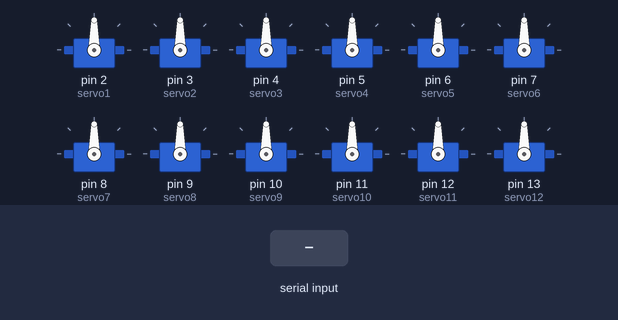
Bench run of a sketch on a simulated Arduino Uno, built with avr-gcc and run on an emulated ATmega328P. Parts: 12 × servo. Inputs (shaded band) come from the test bench. What the sketch prints to the serial monitor is not drawn.

Above: at 1.4 s.
1.5 s: "1" received over Serial
At 1.6 s:
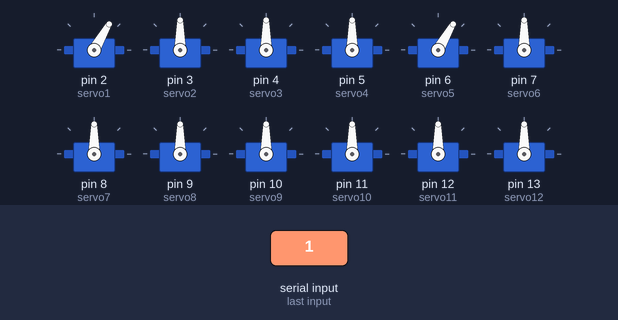
3.4 s: byte 99 ('c') received over Serial
At 3.8 s:
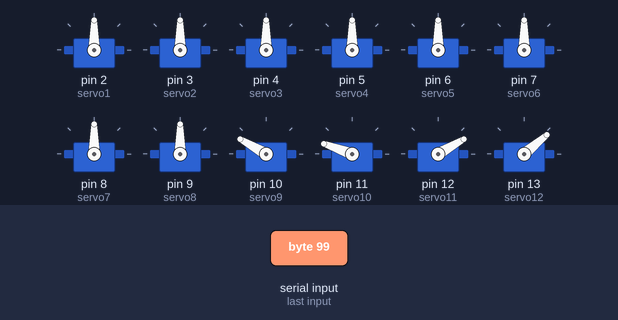
6.4 s: byte 114 ('r') received over Serial
At 6.95 s:
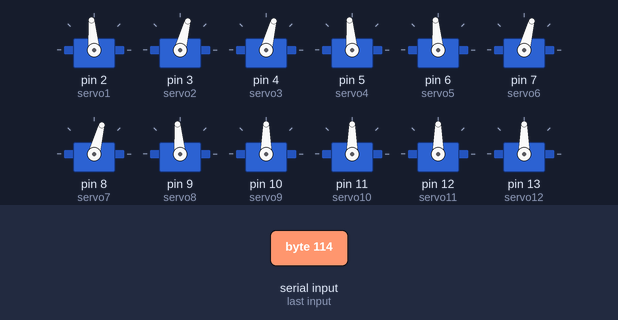
9.4 s: byte 98 ('b') received over Serial
At 9.6 s:
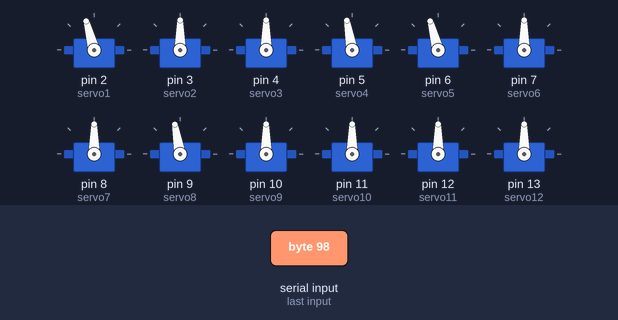
12.4 s: byte 108 ('l') received over Serial
At 12.95 s:
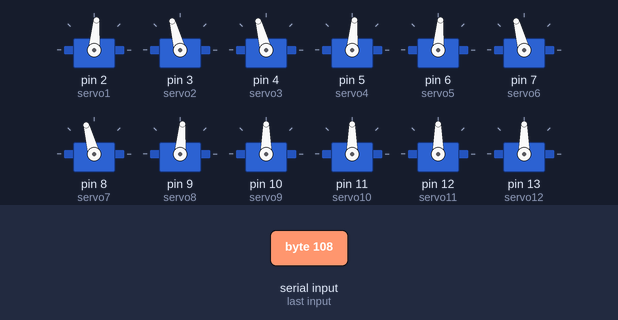
15.4 s: "2" received over Serial
At 15.5 s:
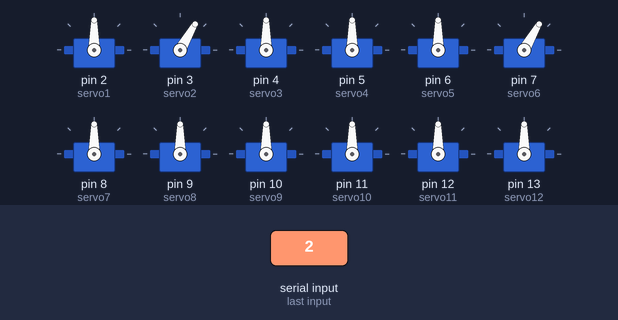
Timing chart, 0 to 18.3 s (numbered marks = the images above; inputs shaded):
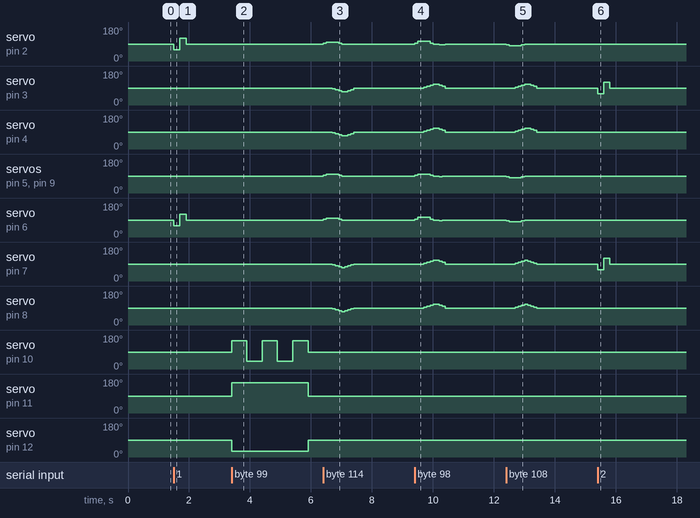

Measured:
- after the input at 1.5 s, servo on pin 2 (servo1), servo on pin 6 (servo5): 90° → 60° at once, → 120° 0.20 s later, → 90° 0.20 s later
- after the input at 3.4 s, servo on pin 10 (servo9): 90° → 150° at once, then repeats every 1.0 s: 40° 0.50 s, 150° 0.50 s; servo on pin 11 (servo10): 90° → 160° at once, → 90° 2.5 s later; servo on pin 12 (servo11): 90° → 30° at once, → 90° 2.5 s later; servo on pin 13 (servo12): 90° → 40° at once, then repeats every 1.0 s: 150° 0.50 s, 40° 0.50 s
- after the input at 6.4 s, servo on pin 2 (servo1): 90° → 95° at once, → 100° 0.10 s later, → 95° 0.40 s later, → 90° 0.10 s later; servo on pin 3 (servo2): 90° → 85° after 0.30 s, → 80° 0.10 s later, → 75° 0.10 s later, → 70° 0.10 s later, … (7 changes in this stretch)
- after the input at 9.4 s, servo on pin 2 (servo1): 90° → 95° at once, → 105° 0.10 s later, → 95° 0.40 s later, → 90° 0.10 s later, … (6 changes in this stretch); servo on pin 3 (servo2): 90° → 95° after 0.30 s, → 100° 0.10 s later, → 105° 0.10 s later, → 110° 0.10 s later, … (7 changes in this stretch)
- after the input at 12.4 s, servo on pin 2 (servo1): 90° → 85° at once, → 80° 0.10 s later, → 85° 0.40 s later, → 90° 0.10 s later; servo on pin 3 (servo2): 90° → 95° after 0.30 s, → 100° 0.10 s later, → 105° 0.10 s later, → 110° 0.10 s later, … (7 changes in this stretch)
- after the input at 15.4 s, servo on pin 3 (servo2), servo on pin 7 (servo6): 90° → 60° at once, → 120° 0.20 s later, → 90° 0.20 s later

The sketch:

Humanoid_15_DOF_V2.ino
```cpp
// Humanoid 17 DOF Serial Version 2
// Jan 2016 by Bob Davis
// Mapped as D2 is servo1
// Mapped as D3 is servo2
// Etc.
// f=forward, b=back
// r=right l=left
// w=wave s=sit
// c=clap

//#define SERVOS_PER_TIMER 16
#include <Servo.h>

// Define our Servo's
Servo servo1; // Left Ankle
Servo servo2; // Left Knee
Servo servo3; // Left Hip F-B
Servo servo4; // Left Hip R-L
Servo servo5; // Right Ankle
Servo servo6; // Right Knee
Servo servo7; // Right Hip F-B
Servo servo8; // Right Hip R-L
Servo servo9; // Left Hand
Servo servo10; // Left Elbow
Servo servo11; // Left Shoulder
Servo servo12; // Right Hand
Servo servo13; // Right Elbow
Servo servo14; // Right Shoulder
Servo servo15; // Head
int twait=100; // Sets time delay between steps

byte walkf[8][10] = {
// 0    1    2    3    4    5    6    7    8    9
{ 95, 105, 105, 105, 105,  95,  90,  90,  85,  85}, // Left Ankle
{ 90,  90,  90,  85,  80,  75,  70,  70,  75,  80}, // Knee
{ 90,  90,  90,  85,  80,  75,  70,  70,  75,  80}, // Hip
{ 95, 100, 100, 100, 100,  95,  90,  90,  85,  90}, // Hip
{ 95, 105, 105, 105, 105,  95,  90,  90,  85,  90}, // Right Ankle
{ 90,  90,  90,  85,  80,  75,  70,  70,  75,  80}, // Knee
{ 90,  90,  90,  85,  80,  75,  70,  70,  75,  80}, // Hip
{ 95, 100, 100, 100, 100,  95,  90,  90,  85,  90}, // Hip
};

byte walkb[8][10] = {
// 0    1    2    3    4    5    6    7    8    9
{ 95, 105, 105, 105, 105,  95,  90,  90,  85,  85}, // Left Ankle
{ 90,  90,  90,  95, 100, 105, 110, 110, 105, 100}, // Knee
{ 90,  90,  90,  95, 100, 105, 110, 110, 105, 100}, // Hip
{ 95, 100, 100, 100, 100,  95,  90,  90,  85,  90}, // Hip
{ 95, 105, 105, 105, 105,  95,  90,  90,  85,  90}, // Right Ankle
{ 90,  90,  90,  95, 100, 105, 110, 110, 105, 100}, // Knee
{ 90,  90,  90,  95, 100, 105, 110, 110, 105, 100}, // Hip
{ 95, 100, 100, 100, 100,  95,  90,  90,  85,  90}, // Hip
};

// Turning is a bit tricky because he has to drag his feet
byte turnr[8][10] = {
// 0    1    2    3    4    5    6    7    8    9
{ 95, 100, 100, 100, 100,  95,  90,  90,  90,  90}, // Left Ankle
{ 90,  90,  90,  85,  80,  75,  70,  70,  75,  80}, // Knee
{ 90,  90,  90,  85,  80,  75,  70,  70,  75,  80}, // Hip
{ 95, 100, 100, 100, 100,  95,  90,  90,  90,  90}, // Hip
{ 95, 100, 100, 100, 100,  95,  90,  90,  90,  90}, // Right Ankle
{ 90,  90,  90,  85,  80,  75,  70,  75,  80,  85}, // Knee
{ 90,  90,  90,  85,  80,  75,  70,  75,  80,  85}, // Hip
{ 95, 100, 100, 100, 100,  95,  90,  90,  90,  90}, // Hip
};

byte turnl[8][10] = {
// 0    1    2    3    4    5    6    7    8    9
{ 85,  80,  80,  80,  80,  85,  90,  90,  90,  90}, // Left Ankle
{ 90,  90,  90,  95, 100, 105, 110, 110, 105, 100}, // Knee
{ 90,  90,  90,  95, 100, 105, 110, 110, 105, 100}, // Hip
{ 85,  80,  80,  80,  80,  85,  90,  90,  90,  90}, // Hip
{ 85,  80,  80,  80,  80,  85,  90,  90,  90,  90}, // Right Ankle
{ 90,  90,  90,  95, 100, 105, 110, 105, 100,  95}, // Knee
{ 90,  90,  90,  95, 100, 105, 110, 105, 100,  95}, // Hip
{ 85,  80,  80,  80,  80,  85,  90,  90,  90,  90}, // Hip
};

void setup(){
  servo1.attach(2); // servo on digital pin 2
  servo2.attach(3); // servo on digital pin 3
  servo3.attach(4); // servo on digital pin 4
  servo4.attach(5); // servo on digital pin 5
  servo5.attach(6); // servo on digital pin 6
  servo6.attach(7); // servo on digital pin 7
  servo7.attach(8); // servo on digital pin 8
  servo8.attach(9); // servo on digital pin 9
  servo9.attach(10); // servo on digital pin 10
  servo10.attach(11); // servo on digital pin 11
  servo11.attach(12); // servo on digital pin 12
  servo12.attach(13); // servo on digital pin 13
  servo13.attach(14); // servo on digital pin 14 A0
  servo14.attach(15); // servo on digital pin 15 A1
  servo15.attach(16); // servo on digital pin 16 A2

  Serial.begin(9600);
  Serial.print("Ready");

  delay(200);
}

void loop(){
  servo1.write(90); // Return to zero position
  servo2.write(90);
  servo3.write(90);
  servo4.write(90);
  servo5.write(90);
  servo6.write(90);
  servo7.write(90);
  servo8.write(90);
  servo9.write(90);
  servo10.write(90);
  servo11.write(90);
  servo12.write(90);// 160=Left Shoulder down
  servo13.write(90);
  servo14.write(90);
  servo15.write(90); // Head

  if ( Serial.available()) {
    char sinch = Serial.read();
    // Test out the servos 2 at a time
    switch(sinch) {
      case '1':
        servo1.write(60); //1=Feet
        servo5.write(60);
        delay(twait*2);
        servo1.write(120);
        servo5.write(120);
        delay(twait*2);
        break;

      case '2':
        servo2.write(60); //2=Knees
        servo6.write(60);
        delay(twait*2);
        servo2.write(120);
        servo6.write(120);
        delay(twait*2);
        break;

      case '3':
        servo3.write(60); //3=Hips
        servo7.write(60);
        delay(twait*2);
        servo3.write(120);
        servo7.write(120);
        delay(twait*2);
        break;

      case '4':
        servo4.write(60); //4=Hips
        servo8.write(60);
        delay(twait*2);
        servo4.write(120);
        servo8.write(120);
        delay(twait*2);
        break;

      case '5':
        servo9.write(60); //5=hand
        servo12.write(60);
        delay(twait*2);
        servo9.write(120);
        servo12.write(120);
        delay(twait*2);
        break;

      case '6':
        servo10.write(60); //6=wrist
        servo13.write(60);
        delay(twait*2);
        servo10.write(120);
        servo13.write(120);
        delay(twait*2);
        break;

      case '7':
        servo11.write(60); //7=elbow
        servo14.write(60);
        delay(twait*2);
        servo11.write(120);
        servo14.write(120);
        delay(twait*2);
        break;

      case '8':  //Head
        servo15.write(60);
        delay(twait*2);
        servo15.write(120);
        break;

      case 's': // squat/sit down
        servo2.write(160);
        servo3.write(160);
        servo6.write(20);
        servo7.write(20);
        delay(twait*20);
        break;

      case 'w': // wave hand
        servo11.write(10);  //shoulder
        servo9.write(100);
        delay(twait*5);
        servo9.write(160);
        delay(twait*5);
        servo9.write(100);
        delay(twait*5);
        servo9.write(160);
        delay(twait*5);
        servo9.write(100);
        delay(twait*5);
        break;


      case 'c': // Clap hands
        servo11.write(30); // move arms forward
        servo14.write(150); // move arms forward
        servo10.write(160);
        servo13.write(10);
        servo9.write(150);
        servo12.write(40);
        delay(twait*5);
        servo9.write(40); //pinch hands
        servo12.write(150);
        delay(twait*5);
        servo9.write(150); //open hands
        servo12.write(40);
        delay(twait*5);
        servo9.write(40); //pinch hands
        servo12.write(150);
        delay(twait*5);
        servo9.write(150); //open hands
        servo12.write(40);
        delay(twait*5);
        break;

      // Sequential operations
      case 'r': // right key;
        for (int i=0; i<10; i++){
          servo1.write(turnr[0][i]);
          servo2.write(turnr[1][i]);
          servo3.write(turnr[2][i]);
          servo4.write(turnr[3][i]);
          servo5.write(turnr[4][i]);
          servo6.write(turnr[5][i]);
          servo7.write(turnr[6][i]);
          servo8.write(turnr[7][i]);
          delay(twait);
        }
        break;
      case 'b':  // back key
        for (int i=0; i<10; i++){
          servo1.write(walkb[0][i]);
          servo2.write(walkb[1][i]);
          servo3.write(walkb[2][i]);
          servo4.write(walkb[3][i]);
          servo5.write(walkb[4][i]);
          servo6.write(walkb[5][i]);
          servo7.write(walkb[6][i]);
          servo8.write(walkb[7][i]);
          delay(twait);
        }
        break;
      case 'l': // left key;
        for (int i=0; i<10; i++){
          servo1.write(turnl[0][i]);
          servo2.write(turnl[1][i]);
          servo3.write(turnl[2][i]);
          servo4.write(turnl[3][i]);
          servo5.write(turnl[4][i]);
          servo6.write(turnl[5][i]);
          servo7.write(turnl[6][i]);
          servo8.write(turnl[7][i]);
          delay(twait);
        }
        break;
      case 'f': // forward key
        for (int i=0; i<10; i++){
          servo1.write(walkf[0][i]);
          servo2.write(walkf[1][i]);
          servo3.write(walkf[2][i]);
          servo4.write(walkf[3][i]);
          servo5.write(walkf[4][i]);
          servo6.write(walkf[5][i]);
          servo7.write(walkf[6][i]);
          servo8.write(walkf[7][i]);
          delay(twait);
        }
        break;
    }
  }
}  // End of program
```
